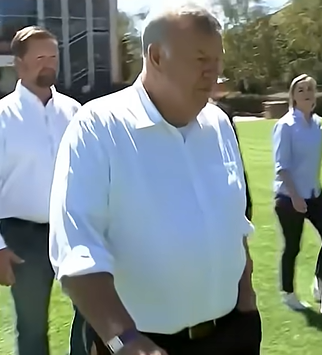
#> input picture longform/lf09-australia-full/images/IMG_farley.png, 322 x 355 px; its folder holds only this picture in this run
$ python prep_photos.py
#> lines starting #> are read from the running program, lines starting #| are printed output that depends on the picture
#!/usr/bin/env python3
"""Resize photos for the renderer and apply the house grade (slight warmth only; never alters faces)."""
import os
from PIL import Image, ImageEnhance
EP = os.path.dirname(os.path.dirname(os.path.abspath(__file__)))
out = os.path.join(EP, 'render', 'cache', 'photos'); os.makedirs(out, exist_ok=True)
for f in sorted(os.listdir(os.path.join(EP, 'images'))):
    im = Image.open(os.path.join(EP, 'images', f)).convert('RGB')
    s = min(1.0, 2000 / max(im.size)); im = im.resize((round(im.width*s), round(im.height*s)), Image.LANCZOS)
#> after `s = min(1.0, 2000 / max(im.size))`: s = 1
    r, g, b = im.split()
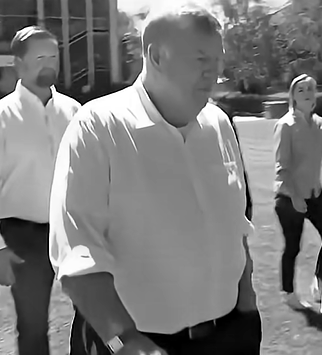
#> r: PIL image 322x355 L; min 0, max 255, mean 122.9
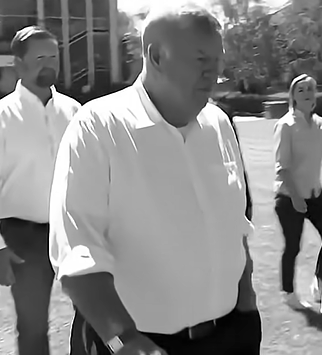
#> g: PIL image 322x355 L; min 0, max 255, mean 135.3
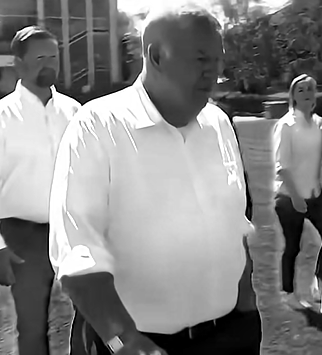
#> b: PIL image 322x355 L; min 0, max 255, mean 133.4
    r = r.point(lambda v: min(255, int(v*1.03+2))); b = b.point(lambda v: int(v*0.97))
    im = Image.merge('RGB', (r, g, b)); im = ImageEnhance.Contrast(im).enhance(1.03)
    im.save(os.path.join(out, os.path.splitext(f)[0] + '.jpg'), quality=92)
    print(f, im.size)
#| IMG_farley.png (322, 355)

$ run again, on longform/lf09-australia-full/images/IMG_gorman.jpg
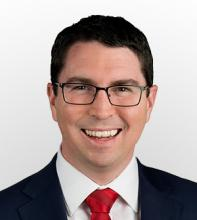
#> input picture longform/lf09-australia-full/images/IMG_gorman.jpg, 197 x 220 px
#> im is the input picture: PIL image 197x220 RGB; mean R, G, B 175.3, 160.7, 158.3
#> `r, g, b = im.split()`:
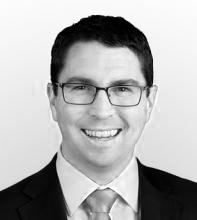
#> r: PIL image 197x220 L; min 0, max 255, mean 175.3
#> `r, g, b = im.split()`:
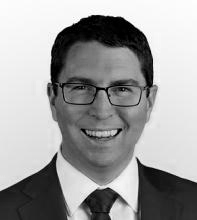
#> b: PIL image 197x220 L; min 0, max 255, mean 158.3
#| IMG_gorman.jpg (197, 220)
